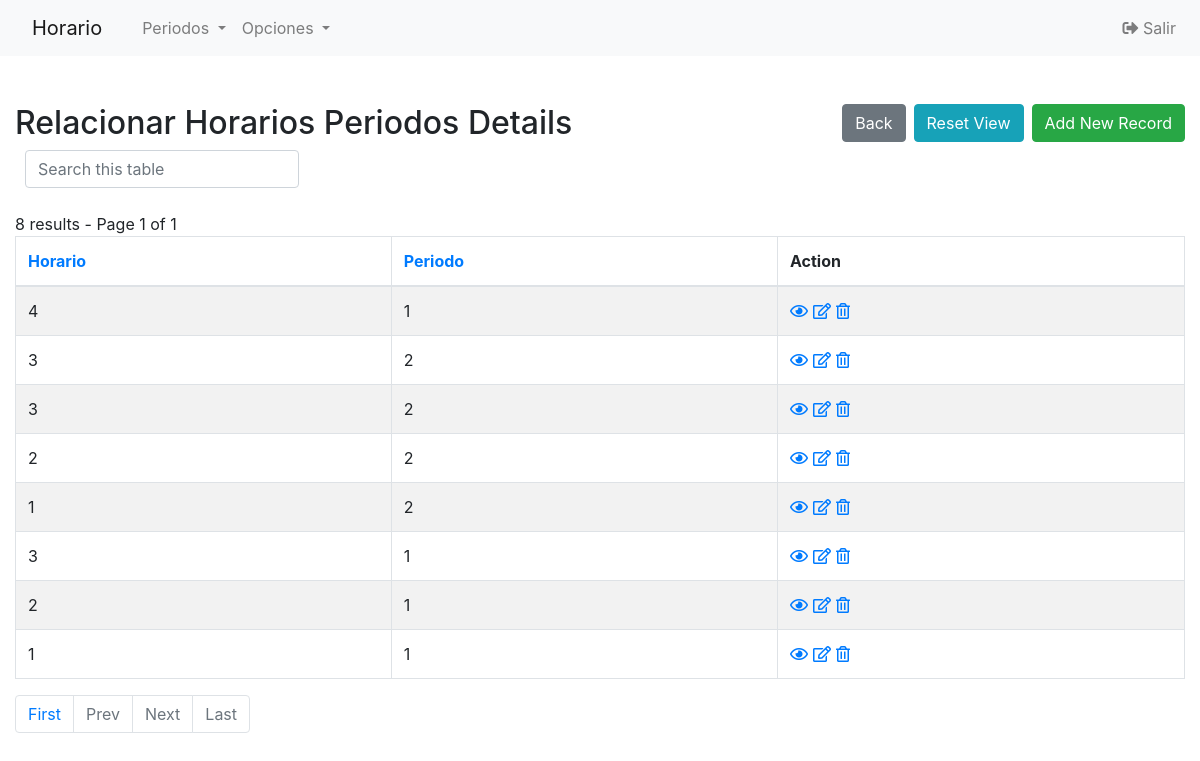
Page /Codigo/php/horarios_disponibles-index.php (signed in) on the committed database.
### tables this page shows
CREATE TABLE `horarios_disponibles` (
  `ID_horario_disponible` int(11) NOT NULL,
  `HORARIOS_ID_horario` int(11) NOT NULL,
  `PERIODOS_ID_periodo` int(11) NOT NULL
);

### Codigo/php/config.php (called while the page is built, shortened)
<?php
$no_of_records_per_page = 10;
?>

### Codigo/php/horarios_disponibles-index.php (the view, shortened to what this page needs)
<!DOCTYPE html>
<html lang="en">
<head>
    <link rel="stylesheet" href="https://stackpath.bootstrapcdn.com/bootstrap/4.5.0/css/bootstrap.min.css">
</head>
<?php require_once('navbar.php'); ?>
<body>
    <section class="pt-5">
        <div class="container-fluid">
            <div class="row">
                <div class="col-md-12">
                    <div class="page-header clearfix">
                        <h2 class="float-left">Relacionar Horarios Periodos Details</h2>
                        <a href="horarios_disponibles-create.php" class="btn btn-success float-right">Add New Record</a>
                        <a href="horarios_disponibles-index.php" class="btn btn-info float-right mr-2">Reset View</a>
                        <a href="index1.php" class="btn btn-secondary float-right mr-2">Back</a>
                    </div>
                    <div class="form-row">
                        <form action="horarios_disponibles-index.php" method="get">
                        <div class="col">
                          <input type="text" class="form-control" placeholder="Search this table" name="search">
                        </div>
                    </div>
                    <br>
                    <?php
                    require_once "config.php";
                    $domain   = $_SERVER['HTTP_HOST'];
                    $script   = $_SERVER['SCRIPT_NAME'];
                    $parameters   = $_GET ? $_SERVER['QUERY_STRING'] : "" ;
                    $protocol=($_SERVER['HTTPS'] == "on" ? "https" : "http");
                    $currenturl = $protocol . '://' . $domain. $script . '?' . $parameters;
                    if (isset($_GET['pageno'])) {
                        $pageno = $_GET['pageno'];
                    } else {
                        $pageno = 1;
                    }
                    $offset = ($pageno-1) * $no_of_records_per_page;
                    $total_pages_sql = "SELECT COUNT(*) FROM horarios_disponibles";
                    $result = mysqli_query($link,$total_pages_sql);
                    $total_rows = mysqli_fetch_array($result)[0];
                    $total_pages = ceil($total_rows / $no_of_records_per_page);
                    $order = 'ID_horario_disponible';
                    $sortBy = array('asc', 'desc'); $sort = 'desc';
                    $sql = "SELECT * FROM horarios_disponibles ORDER BY $order $sort LIMIT $offset, $no_of_records_per_page";
                    $count_pages = "SELECT * FROM horarios_disponibles";
                    if(!empty($_GET['search'])) {
                        $search = ($_GET['search']);
                        $sql = "SELECT * FROM horarios_disponibles
                            WHERE CONCAT_WS (HORARIOS_ID_horario,PERIODOS_ID_periodo)
                            LIKE '%$search%'
                            ORDER BY $order $sort
                            LIMIT $offset, $no_of_records_per_page";
                        $count_pages = "SELECT * FROM horarios_disponibles
                            WHERE CONCAT_WS (HORARIOS_ID_horario,PERIODOS_ID_periodo)
                            LIKE '%$search%'
                            ORDER BY $order $sort";
                    }
                    else {
                        $search = "";
                    }
                    if($result = mysqli_query($link, $sql)){
                        if(mysqli_num_rows($result) > 0){
                            if ($result_count = mysqli_query($link, $count_pages)) {
                               $total_pages = ceil(mysqli_num_rows($result_count) / $no_of_records_per_page);
                           }
                            $number_of_results = mysqli_num_rows($result_count);
                            echo " " . $number_of_results . " results - Page " . $pageno . " of " . $total_pages;
                            echo "<table class='table table-bordered table-striped'>";
                                echo "<thead>";
                                    echo "<tr>";
                                        echo "<th><a href=?search=$search&sort=&order=HORARIOS_ID_horario&sort=$sort>Horario</th>";
										echo "<th><a href=?search=$search&sort=&order=PERIODOS_ID_periodo&sort=$sort>Periodo</th>";
                                        echo "<th>Action</th>";
                                    echo "</tr>";
                                echo "</thead>";
                                echo "<tbody>";
                                while($row = mysqli_fetch_array($result)){
                                    echo "<tr>";
                                    echo "<td>" . htmlspecialchars($row['HORARIOS_ID_horario']) . "</td>";echo "<td>" . htmlspecialchars($row['PERIODOS_ID_periodo']) . "</td>";
                                        echo "<td>";
                                            echo "<a href='horarios_disponibles-read.php?ID_horario_disponible=". $row['ID_horario_disponible'] ."' title='View Record' data-toggle='tooltip'><i class='far fa-eye'></i></a>";
                                            echo "<a href='horarios_disponibles-update.php?ID_horario_disponible=". $row['ID_horario_disponible'] ."' title='Update Record' data-toggle='tooltip'><i class='far fa-edit'></i></a>";
                                            echo "<a href='horarios_disponibles-delete.php?ID_horario_disponible=". $row['ID_horario_disponible'] ."' title='Delete Record' data-toggle='tooltip'><i class='far fa-trash-alt'></i></a>";
                                        echo "</td>";
                                    echo "</tr>";
                                }
                                echo "</tbody>";
                            echo "</table>";
?>
                                <ul class="pagination" align-right>
                                <?php
                                    $new_url = preg_replace('/&?pageno=[^&]*/', '', $currenturl);
                                 ?>
                                    <li class="page-item"><a class="page-link" href="<?php echo $new_url .'&pageno=1' ?>">First</a></li>
                                    <li class="page-item <?php if($pageno <= 1){ echo 'disabled'; } ?>">
                                        <a class="page-link" href="<?php if($pageno <= 1){ echo '#'; } else { echo $new_url ."&pageno=".($pageno - 1); } ?>">Prev</a>
                                    </li>
                                    <li class="page-item <?php if($pageno >= $total_pages){ echo 'disabled'; } ?>">
                                        <a class="page-link" href="<?php if($pageno >= $total_pages){ echo '#'; } else { echo $new_url . "&pageno=".($pageno + 1); } ?>">Next</a>
                                    </li>
                                    <li class="page-item <?php if($pageno >= $total_pages){ echo 'disabled'; } ?>">
                                        <a class="page-item"><a class="page-link" href="<?php echo $new_url .'&pageno=' . $total_pages; ?>">Last</a>
                                    </li>
                                </ul>
<?php
                        } else{
                            echo "<p class='lead'><em>No records were found.</em></p>";
                        }
                    } else{
                        echo "ERROR: Could not able to execute $sql. " . mysqli_error($link);
                    }
                    ?>
                </div>
            </div>
        </div>
    </section>
</body>
</html>

### Codigo/php/horarios_disponibles-index.php (style rules this page uses)
.page-header h2 { margin-top: 0; }
table tr td:last-child a { margin-right: 5px; }
body { font-size: 14px; }

### rows in the picture
horarios_disponibles: HORARIOS_ID_horario "4", PERIODOS_ID_periodo "1"
horarios_disponibles: HORARIOS_ID_horario "3", PERIODOS_ID_periodo "2"
horarios_disponibles: HORARIOS_ID_horario "3", PERIODOS_ID_periodo "2"
horarios_disponibles: HORARIOS_ID_horario "2", PERIODOS_ID_periodo "2"
horarios_disponibles: HORARIOS_ID_horario "1", PERIODOS_ID_periodo "2"
horarios_disponibles: HORARIOS_ID_horario "3", PERIODOS_ID_periodo "1"
horarios_disponibles: HORARIOS_ID_horario "2", PERIODOS_ID_periodo "1"
horarios_disponibles: HORARIOS_ID_horario "1", PERIODOS_ID_periodo "1"

### other values in the picture
$number_of_results "8"
$pageno "1"
$total_pages "1"
